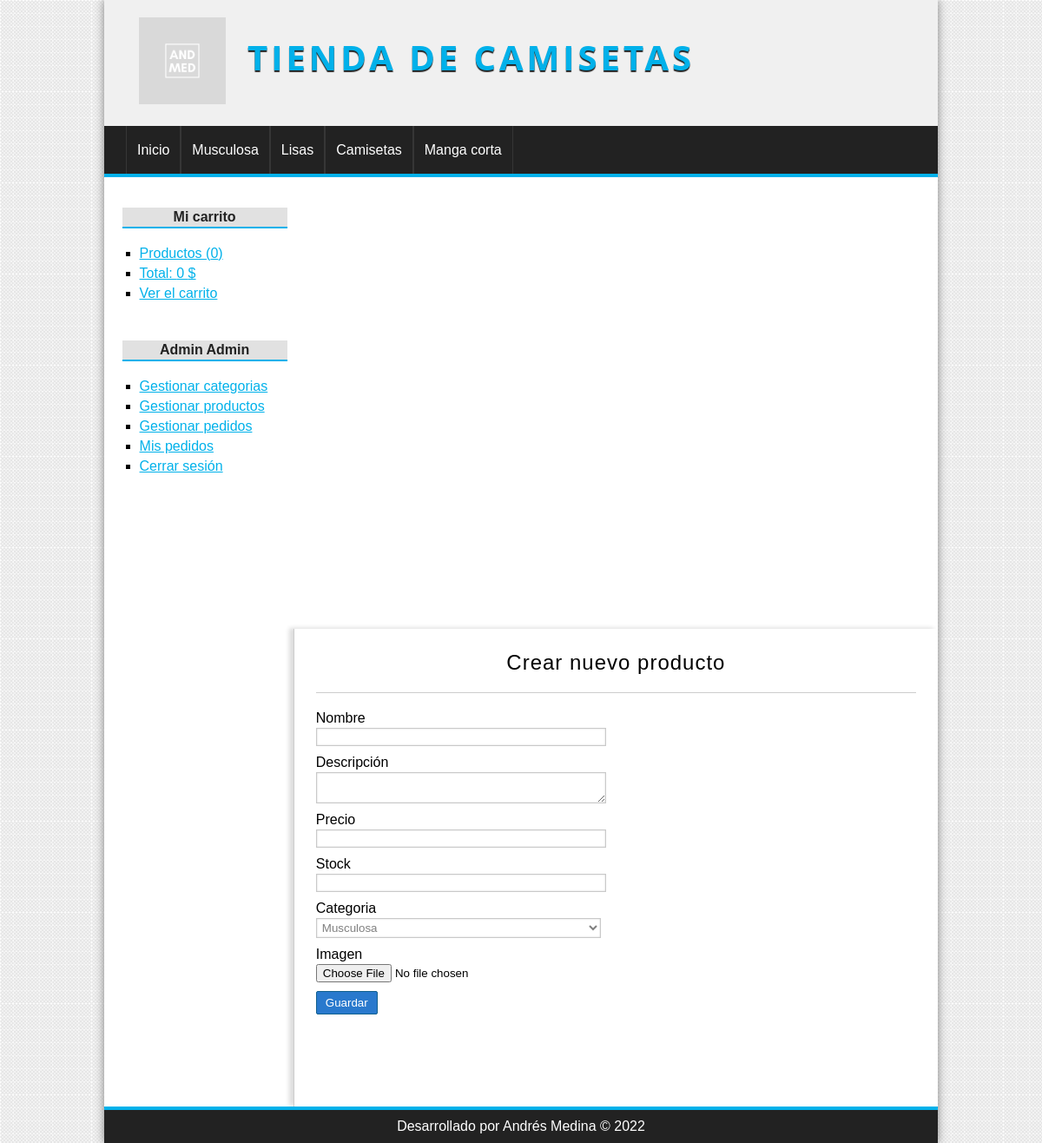
Page /producto/crear (signed in) on the committed database.
### tables this page shows
CREATE TABLE categorias(
id              int(255) auto_increment not null,
nombre          varchar(100) not null,
CONSTRAINT pk_categorias PRIMARY KEY(id) 
);

### config/db.php (called while the page is built)
<?php
class Database{
	public static function connect(){
		$db = new mysqli('localhost', 'root', '', 'tienda');
		$db->query("SET NAMES 'utf8'");
		return $db;
	}
}

### helpers/utils.php (called while the page is built, shortened)
<?php
class Utils{
	public static function showCategorias(){
		require_once 'models/categoria.php';
		$categoria = new Categoria();
		$categorias = $categoria->getAll();
		return $categorias;
	}
}

### models/categoria.php (called while the page is built, shortened)
<?php
class Categoria{
	private $db;
	public function __construct() {
		$this->db = Database::connect();
	}
	public function getAll(){
		$categorias = $this->db->query("SELECT * FROM categorias ORDER BY id DESC;");
		return $categorias;
	}
}

### controllers/ProductoController.php (called while the page is built, shortened)
<?php
class productoController{
	public function crear(){
		require_once 'views/producto/crear.php';
	}
}

### views/producto/crear.php (the view, shortened to what this page needs)
<?php if(isset($edit) && isset($pro) && is_object($pro)): ?>
	<h1>Editar producto <?=$pro->nombre?></h1>
	<?php $url_action = base_url."producto/save&id=".$pro->id; ?>
<?php else: ?>
	<h1>Crear nuevo producto</h1>
	<?php $url_action = base_url."producto/save"; ?>
<?php endif; ?>
<div class="form_container">
	<form action="<?=$url_action?>" method="POST" enctype="multipart/form-data">
		<label for="nombre">Nombre</label>
		<input type="text" name="nombre" value="<?=isset($pro) && is_object($pro) ? $pro->nombre : ''; ?>"/>
		<label for="descripcion">Descripción</label>
		<textarea name="descripcion"><?=isset($pro) && is_object($pro) ? $pro->descripcion : ''; ?></textarea>
		<label for="precio">Precio</label>
		<input type="text" name="precio" value="<?=isset($pro) && is_object($pro) ? $pro->precio : ''; ?>"/>
		<label for="stock">Stock</label>
		<input type="number" name="stock" value="<?=isset($pro) && is_object($pro) ? $pro->stock : ''; ?>"/>
		<label for="categoria">Categoria</label>
		<?php $categorias = Utils::showCategorias(); ?>
		<select name="categoria">
			<?php while ($cat = $categorias->fetch_object()): ?>
				<option value="<?= $cat->id ?>" <?=isset($pro) && is_object($pro) && $cat->id == $pro->categoria_id ? 'selected' : ''; ?>>
					<?= $cat->nombre ?>
				</option>
			<?php endwhile; ?>
		</select>
		<label for="imagen">Imagen</label>
		<input type="file" name="imagen" />
		<input type="submit" value="Guardar" />
	</form>
</div>

### views/layout/header.php (shortened to what this page needs)
<!DOCTYPE HTML>
<html lang="es">
	<head>
		<link rel="stylesheet" href="<?=base_url?>assets/css/styles.css" />
	</head>
	<body>
		<div id="container">
			<nav class="navbar navbar-expand-lg bg-light">
			<header id="header">
				<div id="logo">
					<img src="<?=base_url?>assets/img/logo_index.png" alt="Camiseta Logo" />
					<a href="<?=base_url?>"> Tienda de camisetas </a>
				</div>
			</header>
			</nav>
			<?php $categorias = Utils::showCategorias(); ?>
			<nav id="menu">
				<ul>
					<li>
						<a href="<?=base_url?>">Inicio</a>
					</li>
					<?php while($cat = $categorias->fetch_object()): ?>
						<li>
							<a href="<?=base_url?>categoria/ver&id=<?=$cat->id?>"><?=$cat->nombre?></a>
						</li>
					<?php endwhile; ?>
				</ul>
			</nav>
			<div id="content">

### assets/css/styles.css (style rules this page uses)
* { padding: 0px; margin: 0px; font-family: sans-serif, Helvetica, Arial; }
body { background: url(../img/bg.png); }
a { color: #01B1EA; }
#container { width: 80%; margin: 0px auto; box-shadow: 0px 0px 10px gray; background: white; }
#header { height: 145px; background: #F0F0F0; }
#logo { padding: 20px; margin-left: 20px; float:left; }
#logo img { float:left; height: 100px; }
#logo a { float:left; font-size: 40px; letter-spacing: 4px; font-family: 'Open Sans', Helvetica, Arial; text-transform: uppercase; color: #01B1EA; font-weight: bold; text-decoration: none; margin-top: 18px; margin-left: 25px; text-shadow: 0px 2px 1px #222222; transition: all 300ms; }
#menu { clear:both; background: #222; color: white; height: 55px; border-bottom: 4px solid #01B1EA; }
#menu ul { list-style: none; text-decoration: none; margin: 0px auto; margin-left: 25px; }
#menu ul li { line-height: 55px; float:left; border-right: 1px solid #363636; }
#menu a { display: block; color: white; text-decoration: none; padding-left: 12px; padding-right: 12px; transition: all 300ms; }
#menu a:first-child { border-left: 1px solid #363636; }
#content { margin: 0px auto; overflow: hidden; background: white; }
.form_container { width: 50%; }
label, input[type="text"], input[type="password"], input[type="email"], input[type="number"], select, textarea { display:block; width: 95%; margin-top: 2px; margin-bottom: 2px; }
input[type="text"], input[type="password"], input[type="email"], input[type="number"], select, textarea { border: 1px solid #C9C9C9; box-shadow: 0px 0px 2px #ccc inset; background: white; padding: 2px; color: gray; transition: all 300ms; }
input[type="button"], input[type="submit"], button, .button { display: block; border-radius: 2px; width: auto; padding: 5px; padding-left: 10px; padding-right: 10px; color: white; background: #2979CD; border: 1px solid #11608E; cursor:pointer; }
label, input[type="button"], input[type="submit"], button { display:block; margin-top: 10px; }
#central h1 { font-size: 24px; font-weight: normal; letter-spacing: 1px; text-align: center; border-bottom: 1px solid #ccc; margin-bottom: 20px; padding: 20px; padding-top: 0px; }

### rows in the picture
categorias: nombre "Musculosa"
categorias: nombre "Lisas"
categorias: nombre "Camisetas"
categorias: nombre "Manga corta"

### other values in the picture
$stats['count'] "0"
$stats['total'] "0"
$_SESSION['identity']->nombre "Admin"
$_SESSION['identity']->apellidos "Admin"
form field categoria "Musculosa"
